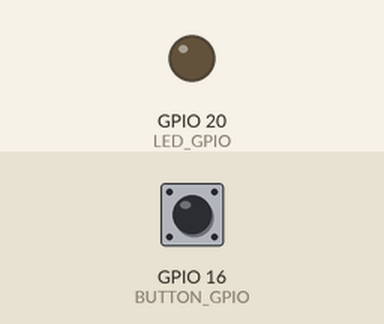
This program was run on a simulated Raspberry Pi (BCM pin numbers). Parts: output pins drawn as LEDs (lit = HIGH). The test bench sets the inputs (shaded band); at power-on: GPIO 16 (BUTTON_GPIO) HIGH.

Above: at 1.2 s.
1.3 s: GPIO 16 (BUTTON_GPIO) pulled LOW for 0.15 s
At 2.2 s:
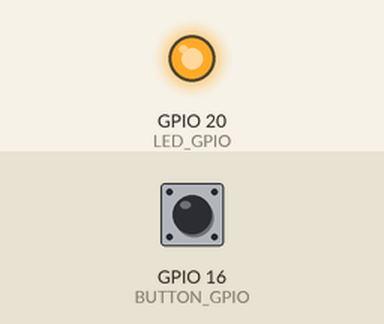
2.9 s: GPIO 16 (BUTTON_GPIO) pulled LOW for 1 s
At 3.4 s:
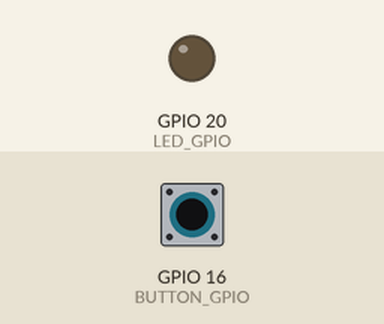
5.4 s: GPIO 16 (BUTTON_GPIO) pulled LOW for 3.2 s
At 6.5 s:
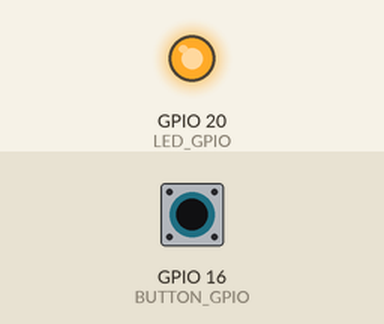
Timing chart, 0 to 8.4 s (numbered marks = the images above; inputs shaded):
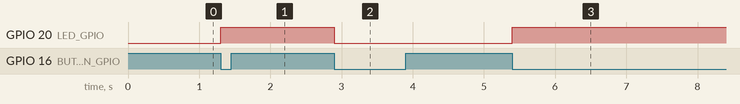

The program:

raspberry4.6.py
```python
import signal
import sys
import RPi.GPIO as GPIO

BUTTON_GPIO = 16
LED_GPIO = 20
Last_LED_state = 0

def signal_handler(sig, frame):
    GPIO.cleanup()
    sys.exit(0)

def button_pressed_callback(channel):
    global Last_LED_state
    GPIO.output(LED_GPIO, not Last_LED_state)
    Last_LED_state = not Last_LED_state

if __name__ == '__main__':
    GPIO.setmode(GPIO.BCM)
    GPIO.setup(BUTTON_GPIO, GPIO.IN, pull_up_down = GPIO.PUD_UP)
    GPIO.setup(LED_GPIO, GPIO.OUT)
    GPIO.add_event_detect(BUTTON_GPIO, GPIO.FALLING, callback=button_pressed_callback, bouncetime=200)

    signal.signal(signal.SIGINT, signal_handler)
    signal.pause()
```

Measured:
- after the input at 1.3 s, GPIO 20 (LED_GPIO): LOW → HIGH at once
- after the input at 2.9 s, GPIO 20 (LED_GPIO): HIGH → LOW at once
- after the input at 5.4 s, GPIO 20 (LED_GPIO): LOW → HIGH at once
